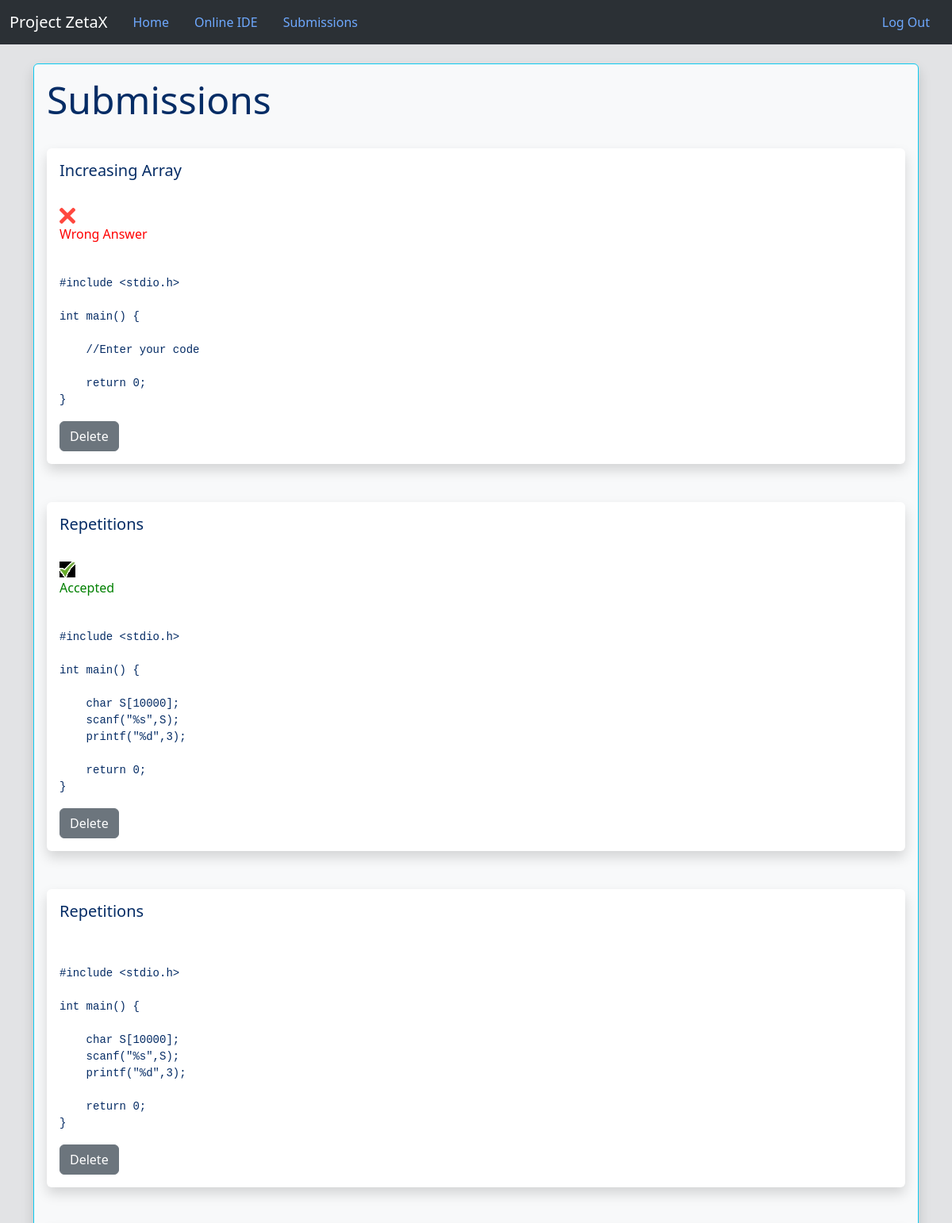
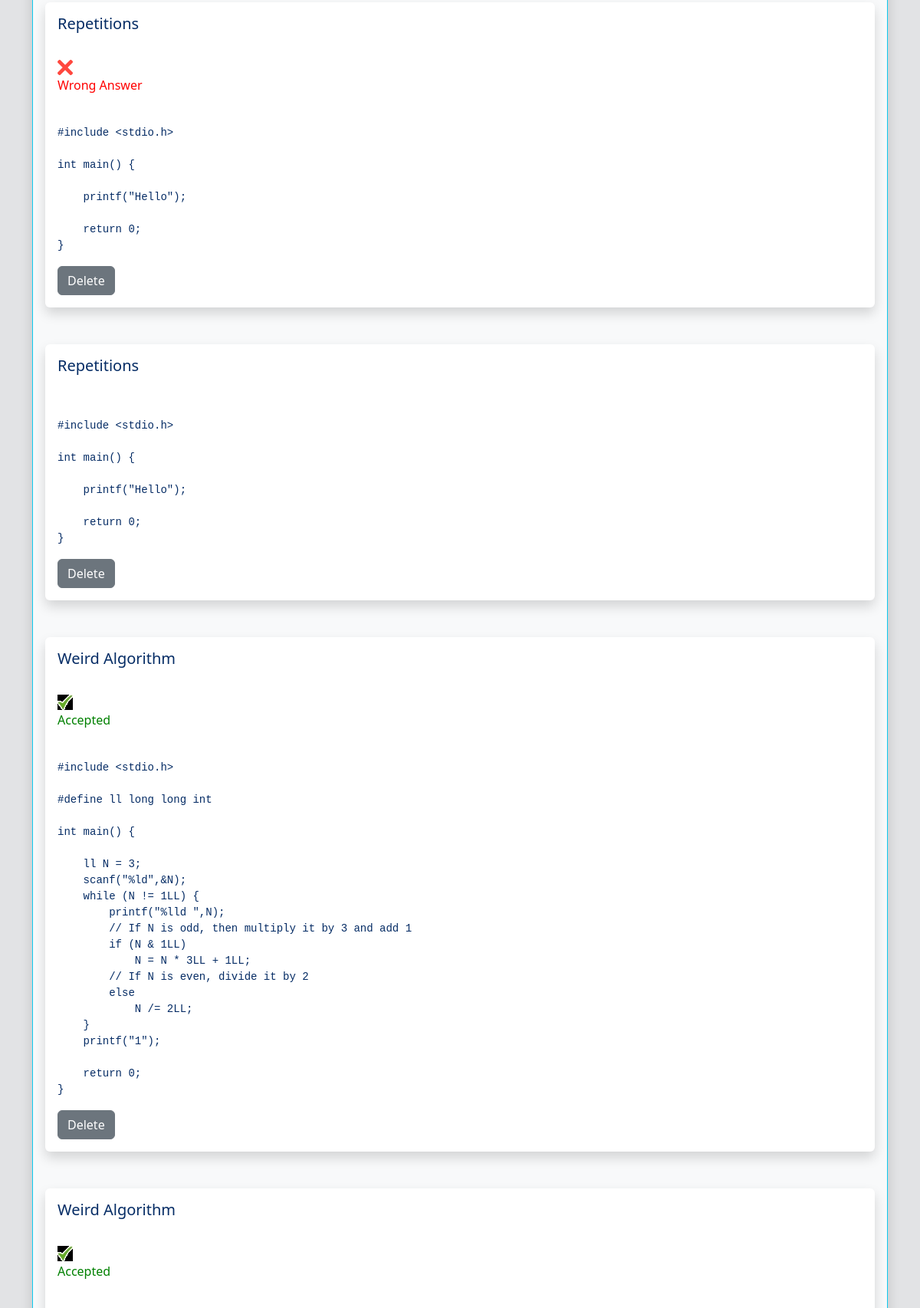
Page /get_submissions/2 (signed in, upper part) on the committed database (2 pictures, top to bottom).
### Project/models.py (models this page shows, shortened)
class Problem(db.Model):
    __bind_key = 'problems'
    id = db.Column(db.Integer, primary_key=True)
    title = db.Column(db.String(100), nullable=False)
    description = db.Column(db.String(2000), nullable=False)
    sample_input = db.Column(db.String(100), nullable=False)
    sample_output = db.Column(db.String(100), nullable=False)
    exe_time = db.Column(db.Integer, nullable=False)
    exe_space = db.Column(db.Integer, nullable=False)
    judging_testcases = db.Column(db.String(1000000),nullable=False)
    exp_testcases_output = db.Column(db.String(1000000),nullable=False)
    user_id = db.Column(db.Integer, db.ForeignKey('user.id'))
    submission = db.relationship('Submissions',backref='problem')

class Submissions(db.Model):
    __bind_key = 'submissions'
    id = db.Column(db.Integer,primary_key=True)
    user_code = db.Column(db.String(100000))
    status = db.Column(db.String(100),nullable=False)
    user_id = db.Column(db.Integer,db.ForeignKey('user.id'))
    problem_id = db.Column(db.Integer,db.ForeignKey('problem.id'))

### Project/routes.py (the view)
    def wrapped_function_contestant(*args,**kwargs):
        if (current_user.is_authenticated) and (current_user.type != 'Contestant'):
            flash("Please log in as Contestant to access this page",'error')
            return redirect(url_for('home'))
        return inner_func(*args,**kwargs)

### Project/models.py (called while the page is built)
@login_manager.user_loader
def load_user(id):
    return User.query.get(int(id))

### Project/routes.py (called while the page is built)
def contestant_required(inner_func):
    def wrapped_function_contestant(*args,**kwargs):
        if (current_user.is_authenticated) and (current_user.type != 'Contestant'):
            flash("Please log in as Contestant to access this page",'error')
            return redirect(url_for('home'))
        return inner_func(*args,**kwargs)
    wrapped_function_contestant.__name__ = inner_func.__name__
    return wrapped_function_contestant

@app.route('/get_submissions/<int:id>',methods=['GET','POST'])
@login_required
@contestant_required
def get_submissions(id):
    contestant = User.query.get_or_404(id)
    problems = Problem.query.all()
    return render_template('submissions.html',submissions=contestant.submissions,problems=problems)

### Project/templates/submissions.html (shortened to what this page needs)
{% extends 'base.html' %}
{% block content %}
    <br/>
    <div class="container-fluid bg-body-tertiary border border-info shadow p-3 mb-5 rounded">
        <h1>Submissions</h1>
        <br/>
        {% for submission in submissions|reverse %}
            {% for problem in problems %}
                {% if problem.id == submission.problem_id %}
                    <div  class="shadow p-3 mb-5 bg-body rounded">
                        <h4>{{ problem.title }}</h4><br/>
                        {% if submission.status == "Accepted" %}
                            <img src="{{ url_for('static',filename='assets/right.jpg')}}">
                            <p style="color: green;">Accepted</p>
                        {% elif submission.status == "Wrong Answer" %}
                            <img src="{{ url_for('static',filename='assets/wrong.png')}}">
                            <p style="color: red;">Wrong Answer</p>
                        {% elif submission.status == "Time Limit Exceeded" %}
                            <img src="{{ url_for('static',filename='assets/wrong.png')}}">
                            <p style="color: red;">Time Limit Exceeded</p>
                        {% elif submission.status == "Compilation Error" %}
                            <img src="{{ url_for('static',filename='assets/compilation_error.jpg')}}">
                            <p style="color: yellow;">Compilation error</p>
                        {% endif %}
                        <br/>
                        <pre id="user_code" class="prettyprint">{{ submission.user_code }}</pre>
                        <a href="/delete_submission/{{submission.id}}" class="btn btn-secondary">Delete</a>
                    </div>
                {% endif %}
            {% endfor %}
        {% endfor %}
    </div>
{% endblock %}

### Project/static/CSS/editor-styles.css (style rules this page uses)
:root { --editor-bg: #eee; --editor-border: #3f87a6; }
* { padding: 0; margin: 0; box-sizing: border-box; }
html, body { height: 100%; width: 100%; }

### Project/static/CSS/style-home.css (style rules this page uses)
h1 { font-size: 48px; }
h4 { font-size: 20px; }
a { font-size: 18px; color: #000000; }

### rows in the picture
Submissions: user_code "#include <stdio.h> int main() { //Enter your code return 0; }"
Problem: title "Increasing Array"
Submissions: user_code "#include <stdio.h> int main() { char S[10000]; scanf(\"%s\",S); printf(\"%d\",3); return 0; }"
Problem: title "Repetitions"
Submissions: user_code "#include <stdio.h> int main() { char S[10000]; scanf(\"%s\",S); printf(\"%d\",3); return 0; }"
Submissions: user_code "#include <stdio.h> int main() { printf(\"Hello\"); return 0; }"
Submissions: user_code "#include <stdio.h> int main() { printf(\"Hello\"); return 0; }"
Submissions: user_code "#include <stdio.h> #define ll long long int int main() { ll N = 3; scanf(\"%ld\",&N); while (N != 1LL) { printf(\"%lld \",N); // If N is odd, then multiply it by 3 and add 1 if (N & 1LL) N = N * 3LL + 1LL; // If N is even, divide it by 2 else N /= 2LL; } printf(\"1\"); return 0; }"
Problem: title "Weird Algorithm"
